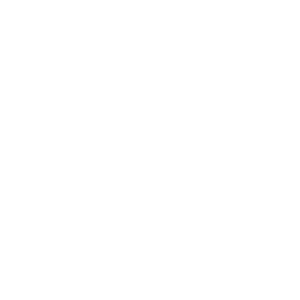
Frame 1 (no input)
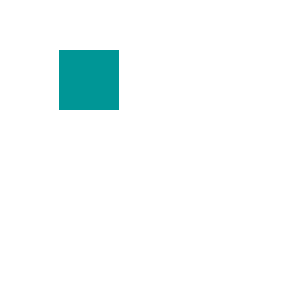
Frame 60 (the mouse pressed at the canvas centre just before this capture)
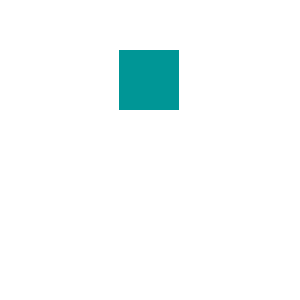
Frame 120 (the mouse held since frame 60 and released just before this capture)

The Processing sketch that drew these frames (run headless with seeded random() and noise(); from frame 60 on, the mouse is pressed at the canvas centre):

// Processing sketch: Exercise_102
// ── Exercise_102.pde
int i;

void setup (){
  size(300, 300);
  noStroke();
  i = 0;
}

void draw(){
  background(255);
  rect(i, 50, 60, 60);
  fill(0, 150, 150);
  if(i++==300) i=0;
}
